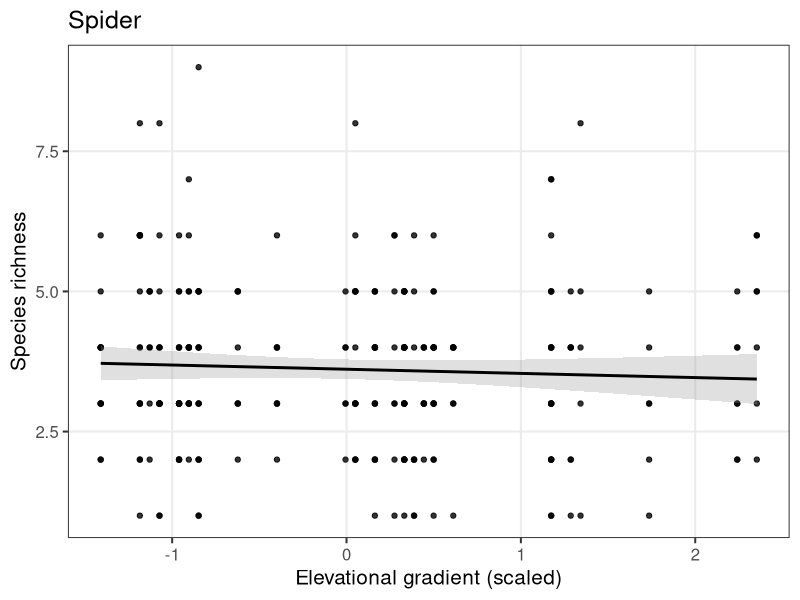

This figure's R source:
# Number of species for each row # 
library(readxl)
library(writexl)
df <- read_excel("Beskydy_2007_2008_traits_final.xlsx", sheet = "spiders_compo_names")
df$species_richness <- rowSums(df[, -1] > 0)
write_xlsx(df[, c("ID", "species_richness")], "species_richness.xlsx")

library(vegan)
library(dplyr)
library(tidyr)
library(ggplot2)
library(readxl)

# 1.
df <- read_excel("Beskydy_2007_2008_traits_final.xlsx", sheet = "spiders_FD")
compo_names <- read_excel("Beskydy_2007_2008_traits_final.xlsx", sheet = "chilo_diplo_iso_compo_names")

# 2. Initial
metadata <- df
metadata$ID <- 1:nrow(metadata)
metadata_matched <- metadata[metadata$ID %in% compo_names$ID, ]

# 3. Prepare raw community matrix
comm_matrix <- as.matrix(compo_names[, -1])
rownames(comm_matrix) <- compo_names$ID

# 4. AGGREGATE DATA
# Combine metadata and species, then sum species counts per locality
df_combined <- bind_cols(metadata_matched, as.data.frame(comm_matrix))

df_agg <- df_combined %>%
  # Extract the 4th and 5th characters from the "DD.MM." string to get the Month
  mutate(Month = as.factor(substr(Date, 4, 5))) %>% 
  drop_na(Locality, Month, Year, Trees, Altitude) %>%
  group_by(Locality, Month, Year, Trees, Altitude) %>%
  summarise(across(all_of(colnames(comm_matrix)), sum), .groups = "drop") %>%
  mutate(
    Altitude_scaled = scale(Altitude),
    Trees = as.factor(Trees),
    Locality = as.factor(Locality),
    Year = as.factor(Year))

# 5. Prepare aggregated community matrix and convert to presence/absence
comm_agg <- as.matrix(df_agg %>% 
                        select(-Locality, -Trees, -Altitude, -Altitude_scaled, -Month, -Year))
rownames(comm_agg) <- paste(df_agg$Locality, df_agg$Month, df_agg$Year, sep = "_")
comm_pa_agg <- ifelse(comm_agg > 0, 1, 0)

# 6. Calculate independent beta-diversity components
dist_jaccard <- designdist(comm_pa_agg, method = "1 - (J / (A + B - J))", terms = "binary")
dist_simpson <- designdist(comm_pa_agg, method = "1 - (J / pmin(A, B))", terms = "binary")
dist_richness <- designdist(comm_pa_agg, method = "1 - (pmin(A, B) / pmax(A, B))", terms = "binary")

# Square-root transform them for PERMDISP/PERMANOVA
dist_jaccard_sqrt  <- sqrt(dist_jaccard)
dist_simpson_sqrt  <- sqrt(dist_simpson)
dist_richness_sqrt <- sqrt(dist_richness)

# 7. PERMDISP: testing variance
disp_jaccard <- betadisper(dist_jaccard_sqrt, df_agg$Trees)
disp_simpson <- betadisper(dist_simpson_sqrt, df_agg$Trees)

print("--- PERMDISP Results ---")
print(permutest(disp_jaccard, permutations = 999))
print(permutest(disp_simpson, permutations = 999))

# 8. PERMANOVA
# Overall compositional dissimilarity (Total beta-diversity)
perm_jaccard <- adonis2(dist_jaccard_sqrt ~ Trees + Altitude_scaled + Year + Month, 
                        data = df_agg, 
                        permutations = 999,
                        by = "margin",
                        strata = df_agg$Locality)

# Species turnover (Simpson index)
perm_simpson <- adonis2(dist_simpson_sqrt ~ Trees + Altitude_scaled + Year + Month, 
                        data = df_agg, 
                        permutations = 999,
                        by = "margin",
                        strata = df_agg$Locality)
# Species richness uniformity
perm_richness <- adonis2(dist_richness_sqrt ~ Trees + Altitude_scaled + Year + Month, 
                         data = df_agg, 
                         permutations = 999,
                         by = "margin",
                         strata = df_agg$Locality)

print("--- PERMANOVA of Elevational gradient, Trees, and Time ---")
print(perm_jaccard)
print(perm_simpson)
print(perm_richness)

cor.test(df_agg$Altitude, rowSums(comm_pa_agg))

# 1. Add species richness (number of species) directly into aggregated dataframe
df_agg$Richness <- rowSums(comm_pa_agg)
# 2. Create the linear regression plot
plot_richness <- ggplot(df_agg, aes(x = Altitude_scaled, y = Richness)) +
  geom_point(size = 1.5, alpha = 0.8) +
  geom_smooth(method = "lm", color = "black", fill = "grey60", alpha = 0.3) +
  theme_bw(base_size = 15) +
  theme(panel.grid.minor = element_blank(),
        legend.position = "right") +
  labs(title = "Spider",
       x = "Elevational gradient (scaled)",
       y = "Species richness")
print(plot_richness)
